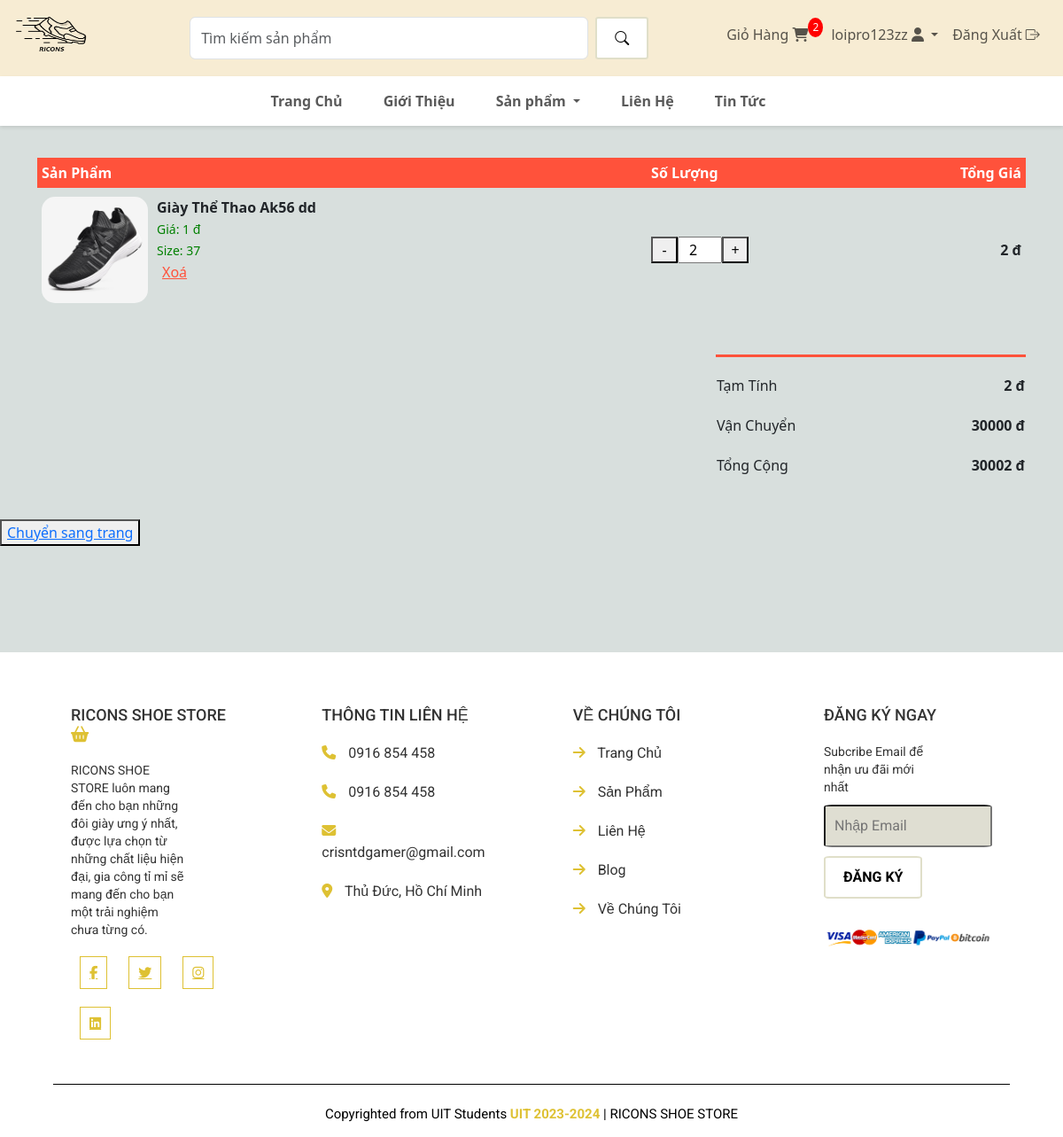
The page /cart/ (signed in) on the database as committed earlier.
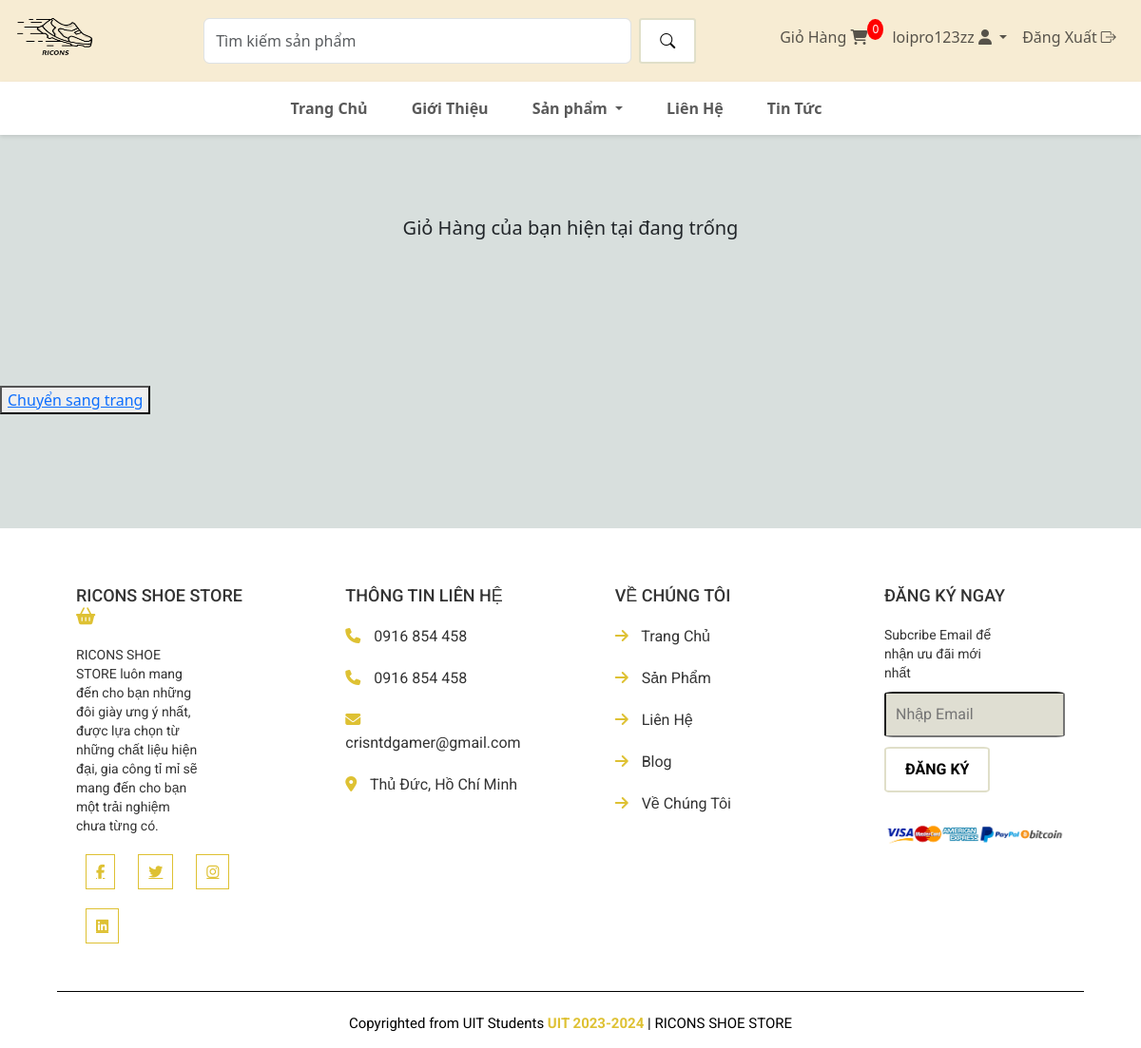
The same page on the database as committed later.
### app/models.py (models this page shows, shortened)
class MucGioHang(models.Model):
    san_pham = models.ForeignKey(SanPham, on_delete=models.SET_NULL, blank=True, null=True)
    gio_hang = models.ForeignKey(GioHang, on_delete=models.SET_NULL, blank=True, null=True)
    so_luong = models.IntegerField(default=0, null=True, blank=True)
    ngay_them = models.DateTimeField(auto_now_add=True)
    kich_thuoc = models.IntegerField(max_length=10, default=37)
    def tinh_tong_gia_cua_tung_muc(self):
        if self.san_pham.gia_km:
            tong_gia = self.san_pham.gia_km * self.so_luong
        else:
            tong_gia = self.san_pham.gia * self.so_luong
        return tong_gia

class SanPham(models.Model):
    the_loai = models.ForeignKey(TheLoai, on_delete=models.CASCADE, default=1)
    ten = models.CharField(max_length=300, null=True, blank=False)
    gia = models.IntegerField(blank=False)
    hinh = models.ImageField(null=True, blank=True)
    khuyen_mai = models.BooleanField(default=False)
    gia_km = models.IntegerField(blank=True, null=True)
    mo_ta = models.CharField(max_length=500, default='', blank=True)

### app/views.py (the view)
# urls.py: path('cart/', views.cart, name='cart'),
def cart(request):
    theloai_list = TheLoai.objects.all()
    gio_hang = GioHang.objects.filter(khach_hang=request.user, hoan_thanh=False).first()
    gia_tri_gio_hang = 0
    if gio_hang:
        muc_gio_hang = MucGioHang.objects.filter(gio_hang=gio_hang)
        for muc in muc_gio_hang:
            muc.tong_gia_cua_tung_muc = muc.tinh_tong_gia_cua_tung_muc()
            gia_tri_gio_hang += muc.tong_gia_cua_tung_muc
    else:
        muc_gio_hang = None
    context = {'muc_gio_hang' : muc_gio_hang,
               'theloai_list' : theloai_list,
               'gia_tri_gio_hang' : gia_tri_gio_hang}
    return render(request, 'app/cart.html', context)

### app/context_processors.py (called while the page is built)
def tong_san_pham_trong_gio_hang(request):
    return {
        'tong_san_pham_trong_gio_hang': lay_so_luong_san_pham_trong_gio_hang(request.user)
    }

### app/views.py (called while the page is built)
def lay_so_luong_san_pham_trong_gio_hang(user):
    if user.is_authenticated:
        gio_hang = GioHang.objects.filter(khach_hang=user, hoan_thanh=False).first()
        if gio_hang:
            muc_gio_hang = MucGioHang.objects.filter(gio_hang=gio_hang)
            tong_san_pham = 0
            for muc in muc_gio_hang:
                tong_san_pham += muc.so_luong
            return tong_san_pham
    return 0

### app/templates/app/cart.html (shortened to what this page needs)
{% extends 'app/base.html' %}
{% block cart %}
<section id="cart" class="container my-5" style="padding-top: 130px; ">
    <table>
        {% if muc_gio_hang %}
        <tr>
            <th>Sản Phẩm</th>
            <th>Số Lượng</th>
            <th>Tổng Giá</th>
        </tr>
        {% endif %}
        {% if muc_gio_hang %}
        {% for muc in muc_gio_hang %}
        <tr>
            <td>
                <div class="cart-info" onclick="window.location.href='/product_detail/{{muc.san_pham.id}}'">
                    <img src="{{muc.san_pham.hinh.url}}" alt="">
                    <div>
                        <p>{{muc.san_pham.ten}}</p>
                        <small>
                            {% if muc.san_pham.khuyen_mai == True %}
                            Giá: {{muc.san_pham.gia_km}} đ
                            {% else %}
                            Giá: {{muc.san_pham.gia}} đ
                            {% endif %}
                        </small><br>
                        <small>
                            Size: {{muc.kich_thuoc}}
                        </small><br>
                        <button class="link-button delete-item" data-mucid="{{muc.id}}">Xoá</button>
                    </div>
                </div>
            </td>
            <td>
                <div class="quantity">
                    <button class="minus">-</button>
                    <input type="number" value="{{muc.so_luong}}" min="1" style="width: 50px;">
                    <button class="plus">+</button>
                </div>
            </td>
            <td class="price">
                {{muc.tong_gia_cua_tung_muc}} đ
            </td>
        </tr>
        {% endfor %}
        {% else %}
        <tr>
            <td colspan="3" style="text-align: center; vertical-align: middle; padding: 50px;">
                <h5>Giỏ Hàng của bạn hiện tại đang trống</h5>
            </td>
        </tr>
        {% endif %}
    </table>
</section>
<div class="total-price container my-5">
    <table>
        {% if gia_tri_gio_hang != 0 %}
        <tr>
            <td>Tạm Tính</td>
            <td class="price">{{gia_tri_gio_hang}} đ</td>
        </tr>
        <tr>
            <td>Vận Chuyển</td>
            <td class="price">30000 đ</td>
        </tr>
        <tr>
            <td>Tổng Cộng</td>
            <td class="price">{{gia_tri_gio_hang|add:30000}} đ</td>
        </tr>
        {% endif %}
    </table>
</div>
<div>
    <button><a href="{% url 'checkout' %}">Chuyển sang trang</a></button>
</div>
{% endblock cart %}

### app/templates/app/base.html (shortened to what the changed rows need)
{% load static %}
<!DOCTYPE html>
<html lang="en">
<head>
    <link href="https://cdn.jsdelivr.net/npm/bootstrap@5.3.3/dist/css/bootstrap.min.css" rel="stylesheet">
    <link rel="stylesheet" href="{% static 'app/style.css' %}">
    <link rel="stylesheet" href="https://cdn.jsdelivr.net/npm/bootstrap-icons@1.11.3/font/bootstrap-icons.min.css">
    <link rel="stylesheet" href="https://cdnjs.cloudflare.com/ajax/libs/font-awesome/6.5.2/css/all.min.css">
</head>
<body>
    <div class="container-fluid sticky-top">
        <nav class="navbar navbar-expand-lg justify-content-center" style="background-color: #f7ecd3;">
            <ul class="navbar-nav">
                <li class="nav-item" style="margin-right: 10px;">
                    <a class="nav-link" href="{% url 'cart' %}">
                        Giỏ Hàng
                        <span class="cart-icon">
                            <i class="fa-solid fa-cart-shopping"></i>
                        </span>
                        <span class="cart-count">{{ tong_san_pham_trong_gio_hang }}</span>
                    </a>
                </li>
            </ul>
        </nav>
    </div>
    {% block cart %} {% endblock cart %}
</body>
</html>

Rows that differ between the two databases and show on the page:
removed MucGioHang: san_pham.hinh (picture), san_pham.ten "Giày Thể Thao Ak56 dd", san_pham.gia_km "1", kich_thuoc "37", so_luong "2", tong_gia_cua_tung_muc "2"
Other text that changed with them:
{{ tong_san_pham_trong_gio_hang }}: "2" → "0"
{{ gia_tri_gio_hang }}: "2" → (not shown)
{{ gia_tri_gio_hang|add:30000 }}: "30002" → (not shown)
text no longer shown: "Sản Phẩm Số Lượng Tổng Giá Tạm Tính đ Vận Chuyển 30000 đ Tổng Cộng đ"
text now shown: "Giỏ Hàng của bạn hiện tại đang trống"
